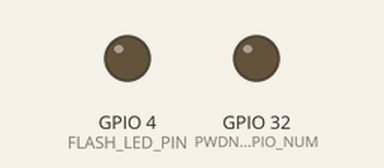
This sketch was run on a simulated ESP32. On the bench: output pins drawn as LEDs (lit = HIGH). WiFi joins after 1.5 s; servers stay silent unless stated; the camera gives no picture; what the sketch prints to the serial monitor is not drawn.

Above: at 0.1 s.
Timing chart, 0 to 1.6 s (numbered marks = the images above):
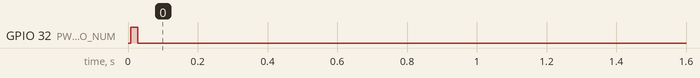

The sketch:

UrbanEye_ESP32_CAM.ino
```cpp
/*
  UrbanEye - ESP32-CAM Firmware (Tailored for RHYX M21-45 / GC2145 & OV2640 Sensors)
  Hardware: ESP32-CAM (AI-Thinker module with RHYX M21-45 / GC2145 or OV2640)

  Why this specialized sketch is needed:
  The RHYX M21-45 sensor (GalaxyCore GC2145) does NOT have hardware JPEG encoding.
  This firmware initializes the sensor in RGB565 / YUV422 and utilizes the onboard
  ESP32 software JPEG converter (img_converters.h) to produce a high-speed MJPEG
  stream over Wi-Fi for UrbanEye.
*/

#include "esp_camera.h"
#include <WiFi.h>
#include "esp_http_server.h"
#include "img_converters.h" // Software JPEG converter for RHYX M21-45 (GC2145)

// =================== WI-FI CONFIGURATION ===================
const char* ssid = "PRITHVI";          // Replace with your Wi-Fi name (2.4 GHz)
const char* password = "9845605530";  // Replace with your Wi-Fi password
// ===========================================================

// AI-Thinker Camera Pin Map
#define PWDN_GPIO_NUM     32
#define RESET_GPIO_NUM    -1
#define XCLK_GPIO_NUM      0
#define SIOD_GPIO_NUM     26
#define SIOC_GPIO_NUM     27

#define Y9_GPIO_NUM       35
#define Y8_GPIO_NUM       34
#define Y7_GPIO_NUM       39
#define Y6_GPIO_NUM       36
#define Y5_GPIO_NUM       21
#define Y4_GPIO_NUM       19
#define Y3_GPIO_NUM       18
#define Y2_GPIO_NUM        5
#define VSYNC_GPIO_NUM    25
#define HREF_GPIO_NUM     23
#define PCLK_GPIO_NUM     22

// Flash LED pin
#define FLASH_LED_PIN      4

#define PART_BOUNDARY "123456789000000000000987654321"
static const char* _STREAM_CONTENT_TYPE = "multipart/x-mixed-replace;boundary=" PART_BOUNDARY;
static const char* _STREAM_BOUNDARY = "\r\n--" PART_BOUNDARY "\r\n";
static const char* _STREAM_PART = "Content-Type: image/jpeg\r\nContent-Length: %u\r\n\r\n";

httpd_handle_t stream_httpd = NULL;

static esp_err_t stream_handler(httpd_req_t *req) {
  camera_fb_t * fb = NULL;
  esp_err_t res = ESP_OK;
  size_t _jpg_buf_len = 0;
  uint8_t * _jpg_buf = NULL;
  bool is_converted = false;
  char * part_buf[64];

  res = httpd_resp_set_type(req, _STREAM_CONTENT_TYPE);
  if(res != ESP_OK){
    return res;
  }

  while(true){
    fb = esp_camera_fb_get();
    if (!fb) {
      Serial.println("[ESP32-CAM] Frame capture failed");
      res = ESP_FAIL;
    } else {
      // If hardware JPEG is available (e.g. OV2640), use directly
      if (fb->format == PIXFORMAT_JPEG) {
        _jpg_buf = fb->buf;
        _jpg_buf_len = fb->len;
        is_converted = false;
      } else {
        // RHYX M21-45 (GC2145) outputs RGB565/YUV422 -> convert to JPEG on the fly
        is_converted = frame2jpg(fb, 80, &_jpg_buf, &_jpg_buf_len);
        if (!is_converted) {
          Serial.println("[ESP32-CAM] Software JPEG conversion failed");
          res = ESP_FAIL;
        }
      }
    }

    if(res == ESP_OK){
      size_t hlen = snprintf((char *)part_buf, 64, _STREAM_PART, _jpg_buf_len);
      res = httpd_resp_send_chunk(req, (const char *)part_buf, hlen);
    }
    if(res == ESP_OK){
      res = httpd_resp_send_chunk(req, (const char *)_jpg_buf, _jpg_buf_len);
    }
    if(res == ESP_OK){
      res = httpd_resp_send_chunk(req, _STREAM_BOUNDARY, strlen(_STREAM_BOUNDARY));
    }

    // Clean up dynamically allocated JPEG buffer from frame2jpg
    if (is_converted && _jpg_buf) {
      free(_jpg_buf);
      _jpg_buf = NULL;
    }

    if(fb){
      esp_camera_fb_return(fb);
      fb = NULL;
    }

    if(res != ESP_OK){
      break;
    }
  }
  return res;
}

void startCameraServer(){
  httpd_config_t config = HTTPD_DEFAULT_CONFIG();
  config.server_port = 81;

  httpd_uri_t stream_uri = {
    .uri       = "/stream",
    .method    = HTTP_GET,
    .handler   = stream_handler,
    .user_ctx  = NULL
  };

  Serial.printf("[ESP32-CAM] Starting MJPEG stream server on port: '%d'\n", config.server_port);
  if (httpd_start(&stream_httpd, &config) == ESP_OK) {
    httpd_register_uri_handler(stream_httpd, &stream_uri);
  }
}

void setup() {
  Serial.begin(115200);
  Serial.setDebugOutput(true);
  Serial.println("\n==================================================");
  Serial.println(" [UrbanEye] ESP32-CAM (RHYX M21-45 / GC2145 Mode)");
  Serial.println("==================================================");

  pinMode(FLASH_LED_PIN, OUTPUT);
  digitalWrite(FLASH_LED_PIN, LOW); // Flash LED off by default

  // Hardware reset pulse to wake up camera sensor
  pinMode(PWDN_GPIO_NUM, OUTPUT);
  digitalWrite(PWDN_GPIO_NUM, HIGH); // Power down
  delay(20);
  digitalWrite(PWDN_GPIO_NUM, LOW);  // Power up
  delay(50);

  camera_config_t config;
  config.ledc_channel = LEDC_CHANNEL_0;
  config.ledc_timer = LEDC_TIMER_0;
  config.pin_d0 = Y2_GPIO_NUM;
  config.pin_d1 = Y3_GPIO_NUM;
  config.pin_d2 = Y4_GPIO_NUM;
  config.pin_d3 = Y5_GPIO_NUM;
  config.pin_d4 = Y6_GPIO_NUM;
  config.pin_d5 = Y7_GPIO_NUM;
  config.pin_d6 = Y8_GPIO_NUM;
  config.pin_d7 = Y9_GPIO_NUM;
  config.pin_xclk = XCLK_GPIO_NUM;
  config.pin_pclk = PCLK_GPIO_NUM;
  config.pin_vsync = VSYNC_GPIO_NUM;
  config.pin_href = HREF_GPIO_NUM;
  config.pin_sscb_sda = SIOD_GPIO_NUM;
  config.pin_sscb_scl = SIOC_GPIO_NUM;
  config.pin_pwdn = PWDN_GPIO_NUM;
  config.pin_reset = RESET_GPIO_NUM;

  // 10MHz clock for RHYX M21-45 stability
  config.xclk_freq_hz = 10000000;

  // IMPORTANT FOR RHYX M21-45 (GC2145):
  // RHYX M21-45 does NOT have hardware JPEG. We configure RGB565.
  config.pixel_format = PIXFORMAT_RGB565;
  config.frame_size = FRAMESIZE_QVGA; // 320x240 (ideal for raw buffer and CPU conversion)
  config.fb_count = 1;

  if(psramFound()){
    Serial.println("[ESP32-CAM] PSRAM detected!");
  } else {
    Serial.println("[ESP32-CAM] Notice: Running on internal SRAM");
  }

  // First try initializing in RGB565 (for RHYX M21-45 / GC2145)
  esp_err_t err = esp_camera_init(&config);

  // If RGB565 fails, fallback to YUV422
  if (err != ESP_OK) {
    Serial.printf("[ESP32-CAM] RGB565 init returned 0x%x. Trying YUV422...\n", err);
    config.pixel_format = PIXFORMAT_YUV422;
    err = esp_camera_init(&config);
  }

  if (err != ESP_OK) {
    Serial.printf("[ESP32-CAM] Camera init failed with error 0x%x\n", err);
    return;
  }
  Serial.println("[ESP32-CAM] RHYX M21-45 sensor initialized successfully!");

  // Connect to Wi-Fi
  WiFi.begin(ssid, password);
  Serial.print("[ESP32-CAM] Connecting to Wi-Fi");
  while (WiFi.status() != WL_CONNECTED) {
    delay(500);
    Serial.print(".");
  }
  Serial.println("\n[ESP32-CAM] Wi-Fi connected successfully!");

  // Start Streaming Server
  startCameraServer();

  Serial.println("==================================================");
  Serial.print("UrbanEye Stream Ready: http://");
  Serial.print(WiFi.localIP());
  Serial.println(":81/stream");
  Serial.println("==================================================");
}

void loop() {
  delay(10000);
}
```
